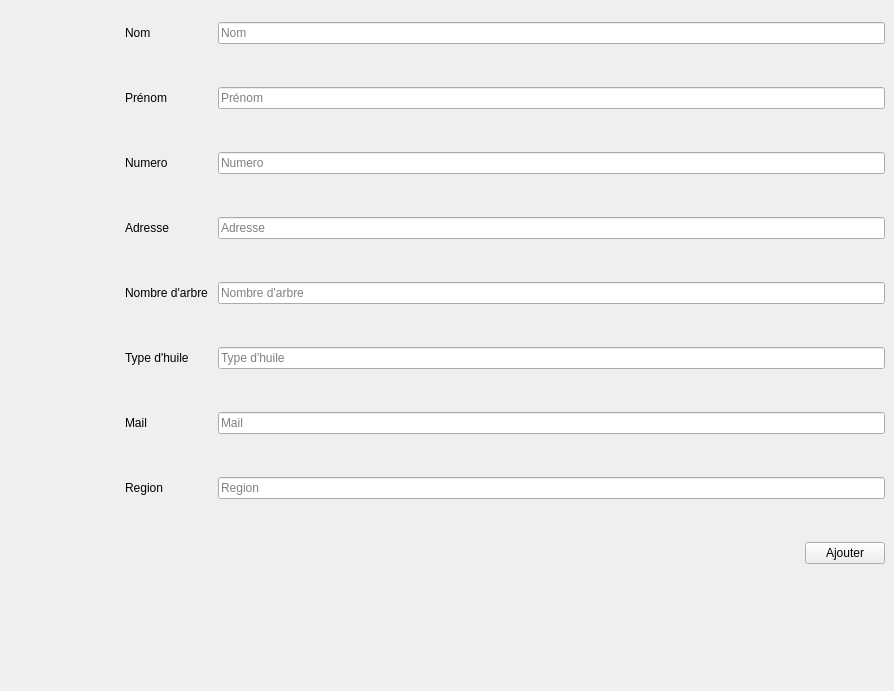
          <widget class="QWidget" name="ajoutagriculteur">
           <widget class="QWidget" name="formLayoutWidget_7">
            <property name="geometry">
             <rect>
              <x>125</x>
              <y>22</y>
              <width>760</width>
              <height>660</height>
             </rect>
            </property>
            <layout class="QFormLayout" name="formLayout_7">
             <property name="verticalSpacing">
              <number>43</number>
             </property>
             <item row="0" column="0">
              <widget class="QLabel" name="nomLabel_2">
               <property name="text">
                <string>Nom</string>
               </property>
              </widget>
             </item>
             <item row="0" column="1">
              <widget class="QLineEdit" name="nom">
               <property name="placeholderText">
                <string>Nom</string>
               </property>
              </widget>
             </item>
             <item row="1" column="0">
              <widget class="QLabel" name="prNomLabel_3">
               <property name="text">
                <string>Prénom</string>
               </property>
              </widget>
             </item>
             <item row="1" column="1">
              <widget class="QLineEdit" name="Prenom">
               <property name="text">
                <string />
               </property>
               <property name="placeholderText">
                <string>Prénom</string>
               </property>
              </widget>
             </item>
             <item row="2" column="0">
              <widget class="QLabel" name="dateDEmbaucheLabel_2">
               <property name="text">
                <string>Numero</string>
               </property>
              </widget>
             </item>
             <item row="3" column="0">
              <widget class="QLabel" name="label">
               <property name="text">
                <string>Adresse</string>
               </property>
              </widget>
             </item>
             <item row="3" column="1">
              <widget class="QLineEdit" name="adresse">
               <property name="text">
                <string />
               </property>
               <property name="placeholderText">
                <string>Adresse</string>
               </property>
              </widget>
             </item>
             <item row="7" column="0">
              <widget class="QLabel" name="label_6">
               <property name="text">
                <string>Region </string>
               </property>
              </widget>
             </item>
             <item row="7" column="1">
              <widget class="QLineEdit" name="Region">
               <property name="placeholderText">
                <string>Region</string>
               </property>
              </widget>
             </item>
             <item row="8" column="1">
              <layout class="QHBoxLayout" name="qjouterAgriRow">
               <item>
                <spacer name="horizontalSpacer_ajouteremp_6">
                 <property name="orientation">
                  <enum>Qt::Orientation::Horizontal</enum>
                 </property>
                 <property name="sizeHint" stdset="0">
                  <size>
                   <width>40</width>
                   <height>20</height>
                  </size>
                 </property>
                </spacer>
               </item>
               <item>
                <widget class="QPushButton" name="ajouterAgriBtn">
                 <property name="text">
                  <string>Ajouter</string>
                 </property>
                 <property name="icon">
                  <iconset resource="img.qrc">
                   <normaloff>:/img/export.svg</normaloff>:/img/export.svg</iconset>
                 </property>
                 <property name="iconSize">
                  <size>
                   <width>18</width>
                   <height>18</height>
                  </size>
                 </property>
                </widget>
               </item>
              </layout>
             </item>
             <item row="2" column="1">
              <widget class="QLineEdit" name="Numero">
               <property name="placeholderText">
                <string>Numero</string>
               </property>
              </widget>
             </item>
             <item row="6" column="1">
              <widget class="QLineEdit" name="Mail">
               <property name="placeholderText">
                <string>Mail</string>
               </property>
              </widget>
             </item>
             <item row="6" column="0">
              <widget class="QLabel" name="label_9">
               <property name="text">
                <string>Mail</string>
               </property>
              </widget>
             </item>
             <item row="4" column="0">
              <widget class="QLabel" name="label_10">
               <property name="text">
                <string>Nombre d'arbre </string>
               </property>
              </widget>
             </item>
             <item row="4" column="1">
              <widget class="QLineEdit" name="nbArbre">
               <property name="placeholderText">
                <string>Nombre d'arbre</string>
               </property>
              </widget>
             </item>
             <item row="5" column="0">
              <widget class="QLabel" name="label_11">
               <property name="text">
                <string>Type d'huile</string>
               </property>
              </widget>
             </item>
             <item row="5" column="1">
              <widget class="QLineEdit" name="typeolive">
               <property name="placeholderText">
                <string>Type d'huile</string>
               </property>
              </widget>
             </item>
            </layout>
           </widget>
          </widget>
